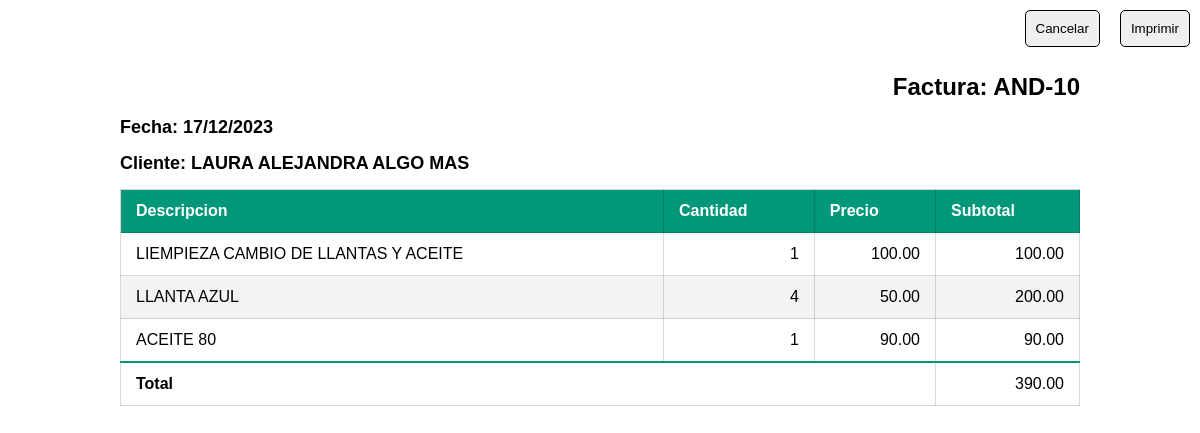
Page /administracion/servicios/10/factura on the committed database.
### administracion/models.py (models this page shows, shortened)
class Servicio(models.Model):
    vehiculo = models.ForeignKey(Vehiculo, on_delete=models.CASCADE)
    fecha = models.DateField(auto_now_add=True)
    descripcion = models.CharField(max_length=200)
    precio = models.DecimalField(max_digits=6, decimal_places=2)
    pagado = models.BooleanField(default=False)
    total = models.DecimalField(max_digits=6, decimal_places=2)
    productos = models.ManyToManyField(Producto, through='ServicioProducto')

class Vehiculo(models.Model):
    cliente = models.ForeignKey(Cliente, on_delete=models.CASCADE)
    marca = models.CharField(max_length=200)
    modelo = models.CharField(max_length=200)
    placa = models.CharField(max_length=7)

class Cliente(models.Model):
    nombre = models.CharField(max_length=200)
    ci = models.CharField(max_length=20)
    telefono = models.CharField(max_length=20)
    direccion = models.CharField(max_length=200)
    email = models.EmailField()

class ServicioProducto(models.Model):
    servicio = models.ForeignKey(Servicio, on_delete=models.CASCADE)
    producto = models.ForeignKey(Producto, on_delete=models.CASCADE)
    cantidad = models.IntegerField()
    precio = models.DecimalField(max_digits=6, decimal_places=2) # precio del producto en el momento de la venta
    precio_total = models.DecimalField(max_digits=6, decimal_places=2) # precio por la cantidad de productos vendidos

class Producto(models.Model):
    nombre = models.CharField(max_length=200)
    marca = models.CharField(max_length=200)
    descipcion = models.CharField(max_length=200)
    precio = models.DecimalField(max_digits=6, decimal_places=2)

### administracion/views.py (the view)
# urls.py: path('servicios/<int:servicio_id>/factura', views.factura, name='servicio_factura'),
def factura(request, servicio_id):
    servicio = get_object_or_404(Servicio, pk=servicio_id)
    items = servicio.productos.through.objects.filter(servicio=servicio)
    return render(request, 'administracion/servicios/factura.html', {
        'servicio': servicio,
        'items': items,
    })

### administracion/templates/administracion/servicios/factura.html (shortened to what this page needs)
<!DOCTYPE html>
<html lang="en">
<head>
</head>
<body>
    <div class="opt-print">
        <button onclick="window.close()">Cancelar</button>
        <button onclick="window.print()">Imprimir</button>
    </div>
    <div class="container">
        <h1>Factura: AND-{{servicio.id}}</h1>
        <h2>Fecha: {{ servicio.fecha|date:"d/m/Y" }}</h2>
        <h2>Cliente: {{servicio.vehiculo.cliente.nombre}}</h2>
        <table>
            <thead>
                <tr>
                    <th>Descripcion</th>
                    <th>Cantidad</th>
                    <th>Precio</th>
                    <th>Subtotal</th>
                </tr>
            </thead>
            <tbody>
                <tr>
                    <td>{{servicio.descripcion}}</td>
                    <td class="text-right">1</td>
                    <td class="text-right">{{servicio.precio}}</td>
                    <td class="text-right">{{servicio.precio}}</td>
                </tr>
                {% for item in items %}
                    <tr>
                        <td>{{item.producto.nombre}}</td>
                        <td class="text-right">{{item.cantidad}}</td>
                        <td class="text-right">{{item.producto.precio}}</td>
                        <td class="text-right">{{item.precio_total}}</td>
                    </tr>
                {% endfor %}
            </tbody>
            <tfoot>
                <tr>
                    <td colspan="3"> <strong>Total</strong> </td>
                    <td class="text-right">{{servicio.total}}</td>
                </tr>
            </tfoot>
        </table>
    </div>
</body>
</html>

### rows in the picture
Servicio: id "10", fecha "17/12/2023", vehiculo.cliente.nombre "LAURA ALEJANDRA ALGO MAS", descripcion "LIEMPIEZA CAMBIO DE LLANTAS Y ACEITE", precio "100.00", total "390.00"
ServicioProducto: producto.nombre "LLANTA AZUL", cantidad "4", producto.precio "50.00", precio_total "200.00"
ServicioProducto: producto.nombre "ACEITE 80", cantidad "1", producto.precio "90.00", precio_total "90.00"
